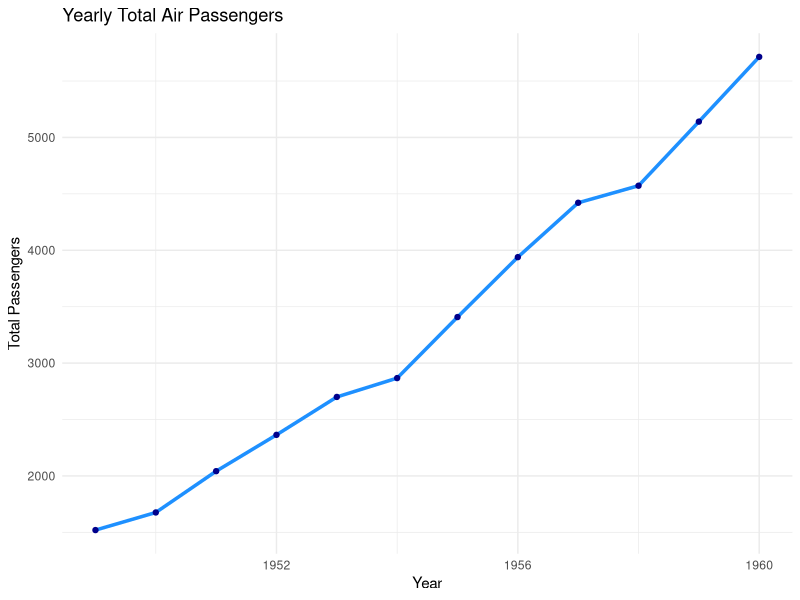
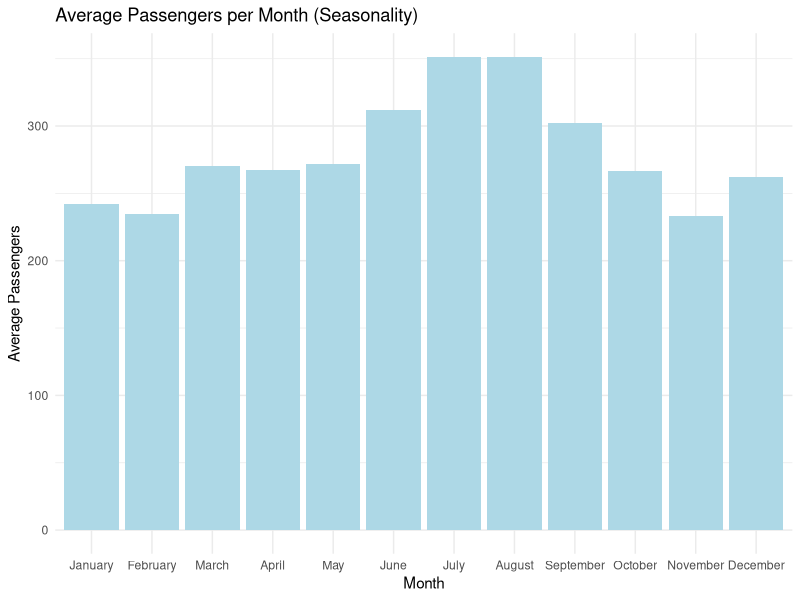

Source code (R) for these figures, in order:
library(zoo)
library(ggplot2)
library(dplyr)

# Data Cleaning
df <- data.frame(
  Date = as.yearmon(time(AirPassengers)),
  Passengers = as.numeric(AirPassengers)
)
df$Year <- format(df$Date, "%Y")
df$Month <- format(df$Date, "%B")
df$Month <- factor(df$Month, levels = month.name, ordered = TRUE)
df <- df[, c("Month", "Year", "Passengers")]

# EDA Function
eda_air_traffic <- function(data) {
  cat(" 1. Data Structure:\n")
  print(str(data))
  
  cat("\n 2. Summary Statistics:\n")
  print(summary(data$Passengers))
  
  cat("\n3. Missing Values:\n")
  print(colSums(is.na(data)))
  
  cat("\n 4. Yearly Trend Plot:\n")
  yearly_data <- data %>%
    group_by(Year) %>%
    summarise(Total_Passengers = sum(Passengers))
  
  print(
    ggplot(yearly_data, aes(x = as.numeric(Year), y = Total_Passengers)) +
      geom_line(color = "dodgerblue", linewidth = 1.2) +
      geom_point(color = "darkblue") +
      labs(title = "Yearly Total Air Passengers",
           x = "Year",
           y = "Total Passengers") +
      theme_minimal()
  )
  
  cat("\n 5. Seasonality Check: Monthly Distribution\n")
  monthly_avg <- data %>%
    group_by(Month) %>%
    summarise(Average_Passengers = mean(Passengers)) %>%
    arrange(match(Month, month.name))
  
  print(
    ggplot(monthly_avg, aes(x = Month, y = Average_Passengers)) +
      geom_bar(stat = "identity", fill = "lightblue") +
      labs(title = "Average Passengers per Month (Seasonality)",
           x = "Month",
           y = "Average Passengers") +
      theme_minimal()
  )
  
  cat("\n6. Average Passengers by Month:\n")
  print(monthly_avg)
  
}


eda_air_traffic(df)
